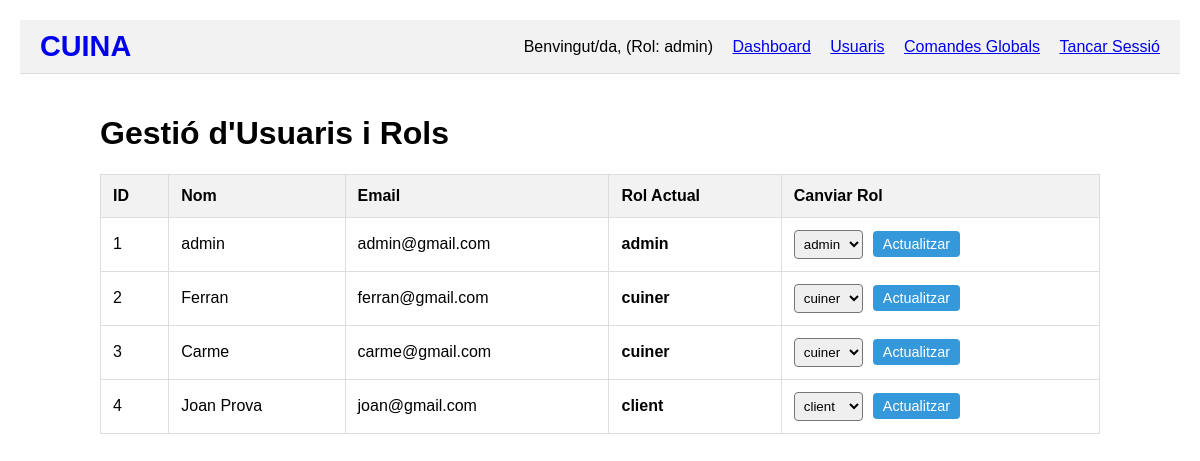
Screenshot of /public/admin_users.php (signed in) with the database file from the repository.
### tables this page shows
CREATE TABLE `usuaris` (
  `id` INT AUTO_INCREMENT PRIMARY KEY,
  `nom` VARCHAR(120) NOT NULL,
  `email` VARCHAR(255) NOT NULL UNIQUE,
  `password_hash` VARCHAR(255) NOT NULL,
  `role_id` INT NOT NULL,
  `created_at` TIMESTAMP DEFAULT CURRENT_TIMESTAMP,
  FOREIGN KEY (`role_id`) REFERENCES `roles`(`id`)
);

CREATE TABLE `roles` (
  `id` INT AUTO_INCREMENT PRIMARY KEY,
  `name` VARCHAR(50) NOT NULL UNIQUE
);

### public/admin_users.php (called while the page is built, shortened)
<?php
require_once __DIR__ . '/../src/database.php';
$query_users = "SELECT u.id, u.nom, u.email, u.role_id, r.name as role_name
                FROM usuaris u
                JOIN roles r ON u.role_id = r.id
                ORDER BY u.id ASC";
$res_users = $dbConnection->query($query_users);
$usuaris = $res_users->fetch_all(MYSQLI_ASSOC);
$res_roles = $dbConnection->query("SELECT id, name FROM roles");
$tots_els_rols = $res_roles->fetch_all(MYSQLI_ASSOC);
require_once __DIR__ . '/../views/admin_users.view.php';
?>

### views/admin_users.view.php (the view, shortened to what this page needs)
<!DOCTYPE html>
<html lang="ca">
<head>
    <link rel="stylesheet" href="css/styles.css">
</head>
<body>
    <?php require_once __DIR__ . '/partials/header.php'; ?>
    <div class="admin-container">
        <h1>Gestió d'Usuaris i Rols</h1>
        <table>
            <thead>
                <tr>
                    <th>ID</th>
                    <th>Nom</th>
                    <th>Email</th>
                    <th>Rol Actual</th>
                    <th>Canviar Rol</th>
                </tr>
            </thead>
            <tbody>
                <?php foreach ($usuaris as $u): ?>
                    <tr>
                        <td><?php echo $u['id']; ?></td>
                        <td><?php echo htmlspecialchars($u['nom']); ?></td>
                        <td><?php echo htmlspecialchars($u['email']); ?></td>
                        <td><strong><?php echo htmlspecialchars($u['role_name']); ?></strong></td>
                        <td>
                            <form action="admin_users.php" method="POST" style="display: flex; gap: 10px; align-items: center;">
                                <select name="new_role_id" class="role-select">
                                    <?php foreach ($tots_els_rols as $rol): ?>
                                        <option value="<?php echo $rol['id']; ?>" <?php echo ($rol['id'] == $u['role_id']) ? 'selected' : ''; ?>>
                                            <?php echo htmlspecialchars($rol['name']); ?>
                                        </option>
                                    <?php endforeach; ?>
                                </select>
                                <button type="submit" name="update_role" class="btn-update">Actualitzar</button>
                            </form>
                        </td>
                    </tr>
                <?php endforeach; ?>
            </tbody>
        </table>
    </div>
</body>
</html>

### public/css/styles.css (style rules this page uses)
body { font-family: sans-serif; margin: 20px; }
button, .btn { padding: 10px 15px; cursor: pointer; }
table { width: 100%; border-collapse: collapse; }
th, td { border: 1px solid #ddd; padding: 8px; }

### views/admin_users.view.php (style rules this page uses)
.admin-container { padding: 20px; max-width: 1000px; margin: 0 auto; }
table { width: 100%; border-collapse: collapse; margin-top: 20px; background: white; }
th, td { padding: 12px; border: 1px solid #ddd; text-align: left; }
th { background-color: #f2f2f2; }
.role-select { padding: 5px; border-radius: 4px; }
.btn-update { background-color: #3498db; color: white; padding: 5px 10px; border: none; border-radius: 4px; cursor: pointer; font-size: 0.9em; width: auto; margin-top: 0; }

### rows the page displays
usuaris: id "1", nom "admin", email "admin@gmail.com", role.name "admin", new_role_id "admin"
usuaris: id "2", nom "Ferran", email "ferran@gmail.com", role.name "cuiner", new_role_id "cuiner"
usuaris: id "3", nom "Carme", email "carme@gmail.com", role.name "cuiner", new_role_id "cuiner"
usuaris: id "4", nom "Joan Prova", email "joan@gmail.com", role.name "client", new_role_id "client"

### other values shown
$_SESSION['rol'] "admin"
